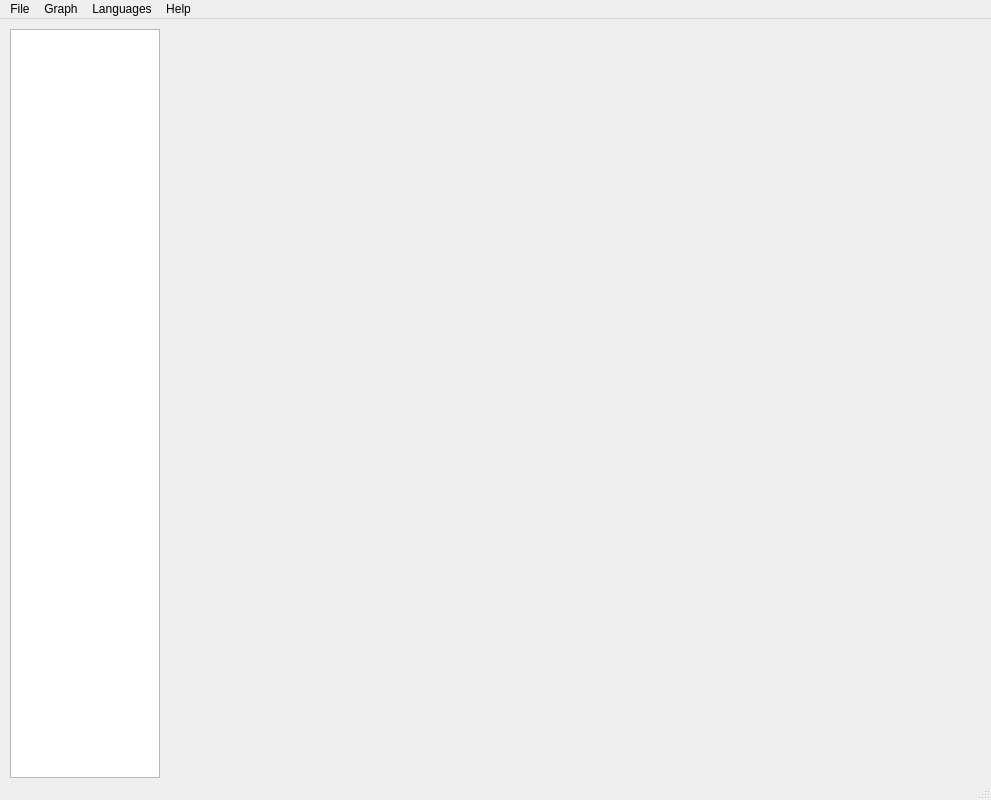
<?xml version="1.0" encoding="UTF-8"?>
<ui version="4.0">
 <class>MainWindow</class>
 <widget class="QMainWindow" name="MainWindow">
  <property name="geometry">
   <rect>
    <x>0</x>
    <y>0</y>
    <width>991</width>
    <height>800</height>
   </rect>
  </property>
  <property name="minimumSize">
   <size>
    <width>400</width>
    <height>800</height>
   </size>
  </property>
  <property name="baseSize">
   <size>
    <width>0</width>
    <height>0</height>
   </size>
  </property>
  <property name="windowTitle">
   <string>MainWindow</string>
  </property>
  <widget class="QWidget" name="centralwidget">
   <property name="sizePolicy">
    <sizepolicy hsizetype="Expanding" vsizetype="Expanding">
     <horstretch>0</horstretch>
     <verstretch>0</verstretch>
    </sizepolicy>
   </property>
   <layout class="QHBoxLayout" name="horizontalLayout_2">
    <property name="spacing">
     <number>0</number>
    </property>
    <property name="leftMargin">
     <number>10</number>
    </property>
    <property name="topMargin">
     <number>10</number>
    </property>
    <property name="rightMargin">
     <number>0</number>
    </property>
    <property name="bottomMargin">
     <number>0</number>
    </property>
    <item>
     <widget class="QTreeWidget" name="treeWidget">
      <property name="minimumSize">
       <size>
        <width>150</width>
        <height>200</height>
       </size>
      </property>
      <property name="maximumSize">
       <size>
        <width>150</width>
        <height>16777215</height>
       </size>
      </property>
      <property name="frameShape">
       <enum>QFrame::StyledPanel</enum>
      </property>
      <property name="columnCount">
       <number>0</number>
      </property>
      <attribute name="headerVisible">
       <bool>true</bool>
      </attribute>
     </widget>
    </item>
    <item>
     <widget class="QFrame" name="GraphContainer">
      <property name="sizePolicy">
       <sizepolicy hsizetype="Expanding" vsizetype="Expanding">
        <horstretch>0</horstretch>
        <verstretch>0</verstretch>
       </sizepolicy>
      </property>
      <property name="minimumSize">
       <size>
        <width>400</width>
        <height>600</height>
       </size>
      </property>
      <property name="sizeIncrement">
       <size>
        <width>0</width>
        <height>0</height>
       </size>
      </property>
      <property name="frameShape">
       <enum>QFrame::NoFrame</enum>
      </property>
      <layout class="QVBoxLayout" name="verticalLayout">
       <property name="spacing">
        <number>0</number>
       </property>
       <property name="leftMargin">
        <number>10</number>
       </property>
       <property name="topMargin">
        <number>0</number>
       </property>
       <property name="rightMargin">
        <number>10</number>
       </property>
       <property name="bottomMargin">
        <number>0</number>
       </property>
       <item>
        <widget class="GraphWidget" name="Graph1" native="true"/>
       </item>
       <item>
        <widget class="GraphWidget" name="Graph1_2" native="true"/>
       </item>
      </layout>
     </widget>
    </item>
   </layout>
   <zorder>GraphContainer</zorder>
   <zorder>treeWidget</zorder>
  </widget>
  <widget class="QMenuBar" name="menubar">
   <property name="geometry">
    <rect>
     <x>0</x>
     <y>0</y>
     <width>991</width>
     <height>22</height>
    </rect>
   </property>
   <widget class="QMenu" name="menuLanguages">
    <property name="title">
     <string>Languages</string>
    </property>
    <addaction name="actionEnglish"/>
    <addaction name="actionDeutsch"/>
    <addaction name="actionPolski"/>
   </widget>
   <widget class="QMenu" name="menuFile">
    <property name="title">
     <string>File</string>
    </property>
    <addaction name="actionOpen_Folder"/>
   </widget>
   <widget class="QMenu" name="menuHelp">
    <property name="tearOffEnabled">
     <bool>false</bool>
    </property>
    <property name="title">
     <string>Help</string>
    </property>
    <addaction name="actionWelcome"/>
   </widget>
   <widget class="QMenu" name="menuGraph">
    <property name="title">
     <string>Graph</string>
    </property>
    <addaction name="actionLoad_Data"/>
    <addaction name="actionClear_Data"/>
    <addaction name="actionEdit_Items"/>
   </widget>
   <addaction name="menuFile"/>
   <addaction name="menuGraph"/>
   <addaction name="menuLanguages"/>
   <addaction name="menuHelp"/>
  </widget>
  <widget class="QStatusBar" name="statusbar"/>
  <action name="actionEnglish">
   <property name="icon">
    <iconset>
     <normaloff>icons/us.png</normaloff>icons/us.png</iconset>
   </property>
   <property name="text">
    <string>English</string>
   </property>
  </action>
  <action name="actionDeutsch">
   <property name="icon">
    <iconset>
     <normaloff>icons/de.png</normaloff>icons/de.png</iconset>
   </property>
   <property name="text">
    <string>Deutsch</string>
   </property>
  </action>
  <action name="actionPolski">
   <property name="icon">
    <iconset>
     <normaloff>icons/pl.png</normaloff>icons/pl.png</iconset>
   </property>
   <property name="text">
    <string>Polski</string>
   </property>
  </action>
  <action name="actionOpen_Folder">
   <property name="text">
    <string>Open Folder...</string>
   </property>
  </action>
  <action name="actionWelcome">
   <property name="text">
    <string>Welcome</string>
   </property>
   <property name="iconVisibleInMenu">
    <bool>false</bool>
   </property>
  </action>
  <action name="actionLoad_Data">
   <property name="text">
    <string>Load Data</string>
   </property>
  </action>
  <action name="actionClear_Data">
   <property name="text">
    <string>Clear Data</string>
   </property>
  </action>
  <action name="actionEdit_Items">
   <property name="text">
    <string>Edit Items</string>
   </property>
  </action>
 </widget>
 <customwidgets>
  <customwidget>
   <class>GraphWidget</class>
   <extends>QWidget</extends>
   <header>widgets</header>
   <container>1</container>
  </customwidget>
 </customwidgets>
 <resources/>
 <connections/>
</ui>
